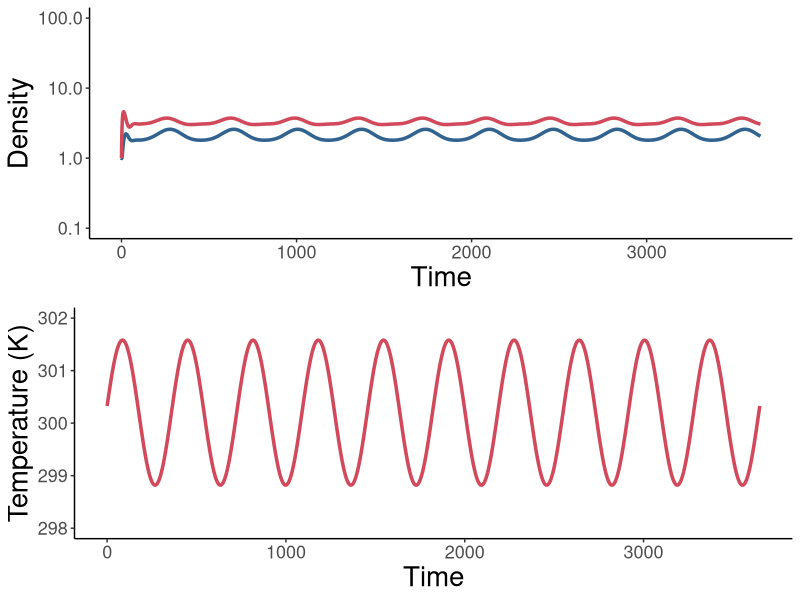
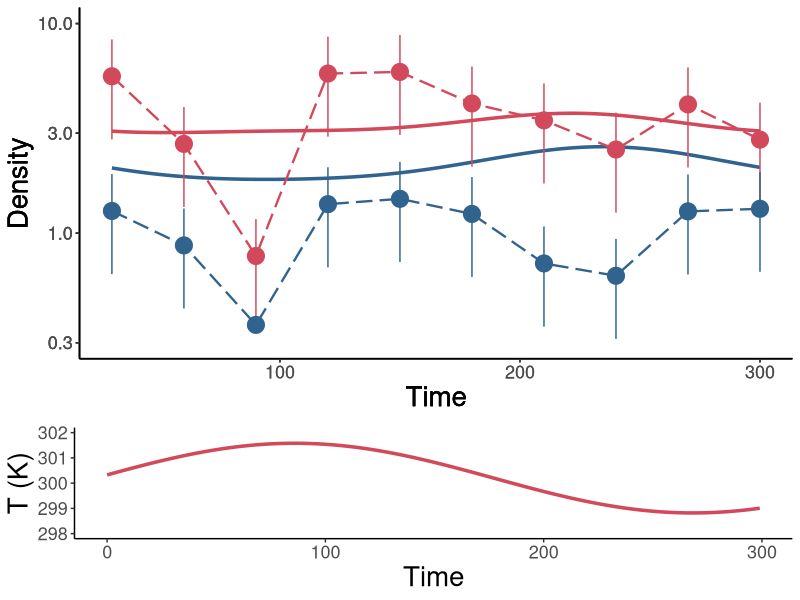

Write R code to recreate these figures, in order.
#################################################################################
#### This R script simulates population dynamics of hemipteran insects in their native habitats
#################################################################################



#################################################
#### Load packages and set working directory ####
#################################################
library(tidyr)
library(ggplot2)
library(deSolve)
library(cowplot)
library(dplyr)
library(tidyverse)
#library(Cairo)
#library(grid)
#library(gridExtra)

setwd(dirname(rstudioapi::getActiveDocumentContext()$path))

######################################
#### Simulate population dynamics ####
######################################

# STEP 1: Assign parameter values
# read data and select insect
data <- read_csv("Temperature response data.csv")

# select an insect by removing # in front of name and placing # in front of other species
#sp.data <- subset(data, Species == "Clavigralla shadabi")
sp.data <- subset(data, Species == "Clavigralla tomentosicollis")
# define model parameters
params <- c(sp.data[2], sp.data[3], sp.data[4], sp.data[5],sp.data[6], sp.data[7], sp.data[8],
            sp.data[9], sp.data[10], sp.data[11], sp.data[12], sp.data[13], sp.data[14], sp.data[15],
            sp.data[16], sp.data[17], sp.data[18], sp.data[19], sp.data[20], sp.data[21], sp.data[22],
            sp.data[23], sp.data[24])
# time
yrs <- 10; # Number of years over which to run the model
timestep <- 1; # Length of time-steps (days)
times <- seq(0, yrs*365, by = timestep)
# temperature parameters
meanT.incr = 0 # Increase in mean temperature over next 50 years
amplT.incr = 0 # Increase in amplitude of temperature fluctuations over next 50 years
dMeanT = meanT.incr/(yrs*365) # simulate x degree increase in mean temperature over 50 years
dAmplT = amplT.incr/(yrs*365) # simulate x degree increase in the amplitude of temperature fluctuations over 50 years


# STEP 2: Specify model
model = function(t, State, Pars){
  with(as.list(c(State, Pars)),
       {
         # Temperature regime
         #meanT.incr = 0 # Increase in mean temperature over next 50 years
         #amplT.incr = 0 # Increase in amplitude of temperature fluctuations over next 50 years
         #dMeanT = meanT.incr/(yrs*365) # simulate x degree increase in mean temperature over 50 years
         #dAmplT = amplT.incr/(yrs*365) # simulate x degree increase in the amplitude of temperature fluctuations over 50 years
         # temperature function
         temp = (meanT + dMeanT*times) + (amplT + dAmplT*times)*sin((2*pi*times + deltaT)/365)
         # time-series of temperature values
         signal = as.data.frame(list(times = times, temp = rep(0, length(times))))
         signal$temp = temp
         # create interpolating function
         input = approxfun(signal, rule = 2 ) # rule = 2 sets any extrapolated point to the closest data extreme
         # import interpolated temperature function
         T =  input(t)
         
         # Temperature responses
         b = bTopt*exp(-(T-Toptb)^2/(2*sb^2)) # Birth rate
         #q = 1 # Density-dependence (temperature-independent for simplicity)
         q = qTR*exp(Aq*(1/TR-1/Tmax))*exp(-(T-Toptq)^2/(2*sq^2)) # Density-dependence (temperature-dependent)
         m = mTR*(T/TR)*exp(A*(1/TR-1/T))/(1+skew*(exp(AL*(1/TL-1/T))+exp(AH*(1/TH-1/T)))) # Maturation rate
         dJ = dJTR*exp(AdJ*(1/TR-1/T)) # Juvenile mortality
         dA = dATR*exp(AdA*(1/TR-1/T)) # Adult mortality
         
         # Juvenile and adult densities
         dJdt = b*(A >= 0.2)*A*exp(-q*A) - m*J - dJ*J # Allee threshold of 10% of equilibrium adult density
         dAdt = m*J - dA*A
         
         return(list(c(dJdt, dAdt), signal = T))
       })
}


# STEP 3: Model simulation and plotting population dynamics
init = c(J = 1, A = 1)
# run model and input into data frame
densities = as.data.frame(ode(func = model, y = init, parms = params, times = times, method = "ode45"))
# model variables (time, life stage, density)
output = densities[seq(0, dim(densities)[1], by=timestep), ]
output = gather(output, key=Variable, value=Output, -time)

# Plot population dynamics
pop.dyn = ggplot(output[output$Variable %in% c("J", "A"), ], aes(x=time, y=Output, color=Variable)) + 
  geom_line(size=1.2) +
  scale_color_manual(values=c("J"="#d1495b", "A"="#30638e")) + 
  labs(x="Time", y="Density") +
  # scale_x_continuous(expand=c(0, 5)) +
  scale_y_log10(limits=c(0.1, 100)) +
  theme(panel.grid.major = element_blank(), panel.grid.minor = element_blank(),
        panel.background = element_blank(), axis.line = element_line(colour = "black"),
        legend.position = "none", 
        axis.text = element_text(size=13),
        axis.title = element_text(size=20)) 

# Plot temperature regime
temp.regime  = ggplot(output[output$Variable %in% c("signal"), ], aes(x=time, y=Output, color=Variable)) + 
  geom_line(size=1.2) +
  scale_color_manual(values=c("signal"="#d1495b")) + 
  labs(x="Time", y="Temperature (K)") +
  # scale_x_continuous(expand=c(0, 5)) +
  scale_y_continuous(limits=c(298 - amplT.incr, 302 + meanT.incr + amplT.incr)) +
  theme(panel.grid.major = element_blank(), panel.grid.minor = element_blank(),
        panel.background = element_blank(), axis.line = element_line(colour = "black"),
        legend.position = "none", 
        axis.text = element_text(size=13),
        axis.title = element_text(size=20))

Plots.model = ggdraw() +
  draw_plot(pop.dyn, x = 0, y = 0.5, width = 1, height = 0.5) +
  draw_plot(temp.regime, x = 0, y = 0, width = 1, height = 0.5) #+
#draw_plot_label(label = c("(c)", ""), size = 18, x = c(0, 0), y = c(1, 0.5))
Plots.model


####################################################################
#### Plot empirical time-series for Clavigralla tomentosicollis ####
####################################################################

# Read data
data.plotA <- read_csv("Egwuatu_1977a.csv")

# Convert to data frame
data.A <- as.data.frame(data.plotA) %>%
  gather("stage","popdens",4:5)

# Plot time-series data
plotA.J = ggplot(data.plotA, aes(x=time, y=J, ymin=J-J_SE, ymax=J+J_SE)) + 
  geom_pointrange(size=1.2, color="#d1495b") +
  geom_line(size=0.8, linetype="longdash", color="#d1495b") +
  labs(x="Time", y="Density") +
  scale_y_log10(limits=c(0.3, 10)) +
  theme(panel.grid.major = element_blank(), panel.grid.minor = element_blank(),
        panel.background = element_rect(fill="transparent"), plot.background = element_rect(fill="transparent"),
        axis.line = element_line(colour = "black"), legend.position = "none", 
        axis.text = element_text(size=13), axis.title = element_text(size=20))
#plotA.J

plotA.A = ggplot(data.plotA, aes(x=time, y=A, ymin=A-A_SE, ymax=A+A_SE)) + 
  geom_pointrange(size=1.2, color="#30638e") +
  geom_line(size=0.8, linetype="longdash", color="#30638e") +
  labs(x="Time", y="Density") +
  scale_y_log10(limits=c(0.3, 10)) +
  theme(panel.grid.major = element_blank(), panel.grid.minor = element_blank(),
        panel.background = element_rect(fill="transparent"), plot.background = element_rect(fill="transparent"),
        axis.line = element_line(colour = "black"), legend.position = "none", 
        axis.text = element_text(size=13), axis.title = element_text(size=20)) 
#plotA.A

# Plot model dynamics
plotA.model = ggplot(subset(output[output$Variable %in% c("J", "A"), ], time>9*365 & time<10*365),
                          aes(x=time, y=Output, color=Variable)) + 
  geom_line(size=1.2) +
  scale_color_manual(values=c("J"="#d1495b", "A"="#30638e")) + 
  labs(x="Time", y="Density") +
  scale_y_log10(limits=c(0.3, 10)) +
  theme(panel.grid.major = element_blank(), panel.grid.minor = element_blank(),
        panel.background = element_rect(fill="transparent"), plot.background = element_rect(fill="transparent"),
        axis.line = element_line(colour = "black"), legend.position = "none", 
        axis.text = element_text(size=13), axis.title = element_text(size=20),
        axis.text.x = element_text(colour = "white"), axis.ticks.x = element_blank())
#plotA.model

# Plot temperature regime
plotA.temp  = ggplot(subset(output[output$Variable %in% c("signal"), ], time<300),
                      aes(x=time, y=Output, color=Variable)) + 
  geom_line(size=1.2) +
  scale_color_manual(values=c("signal"="#d1495b")) + 
  labs(x="Time", y="T (K)") +
  scale_y_continuous(limits=c(298 - amplT.incr, 302 + meanT.incr + amplT.incr)) +
  theme(panel.grid.major = element_blank(), panel.grid.minor = element_blank(),
        panel.background = element_rect(fill="transparent"), plot.background = element_rect(fill="transparent"),
        axis.line = element_line(colour = "black"), legend.position = "none", 
        axis.text = element_text(size=13), axis.title = element_text(size=20)) 
#plotA.temp

(ggdraw()  +
    draw_plot(plotA.temp, x = 0, y = 0, width = 1, height = 0.3) +
    draw_plot(plotA.model, x = 0, y = 0.3, width = 1, height = 0.7) +
    draw_plot(plotA.J, x = 0, y = 0.3, width = 1, height = 0.7) +
    draw_plot(plotA.A, x = 0, y = 0.3, width = 1, height = 0.7))
